Frame 1 (no input): blank canvas, image omitted
Frame 60 (the mouse pressed at the canvas centre just before this capture): blank canvas, image omitted
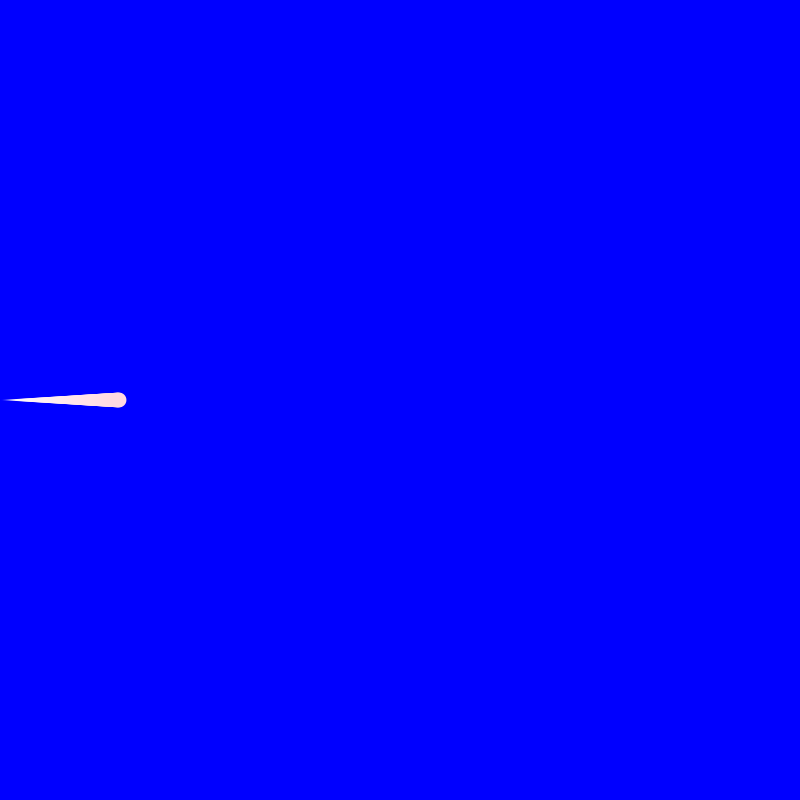
Frame 120 (the mouse held since frame 60 and released just before this capture)

The Processing sketch whose frames 1 and 60 were blank and that drew this single picture after the mouse press (run headless with seeded random() and noise(); from frame 60 on, the mouse is pressed at the canvas centre):

// Processing sketch: P03LM_03_Map_02
// ── P03LM_03_Map_02.pde
float posX = 0;

void setup() {
  size(800, 800);
  background(0, 0, 255);
  smooth();
}

void draw() {
  float r = map(posX, 0, width, 255, 255);
  float g = map(posX, 0, width, 255, 0);
  float b = map(posX, 0, width, 255, 65);
  float diam = map(posX, 0, width, 0, 100);
  noStroke();
  fill(r, g, b);
  ellipse(posX, height/2, diam, diam);
  posX = posX + 1;
}
